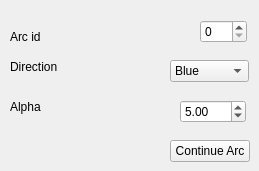
     <widget class="QWidget" name="arc_continue_tab">
      <attribute name="title">
       <string>Continue</string>
      </attribute>
      <widget class="QSpinBox" name="ArcContinueSpinBox">
       <property name="geometry">
        <rect>
         <x>200</x>
         <y>20</y>
         <width>47</width>
         <height>23</height>
        </rect>
       </property>
       <property name="maximum">
        <number>99999</number>
       </property>
      </widget>
      <widget class="QLabel" name="label_16">
       <property name="geometry">
        <rect>
         <x>10</x>
         <y>30</y>
         <width>59</width>
         <height>14</height>
        </rect>
       </property>
       <property name="text">
        <string>Arc id</string>
       </property>
      </widget>
      <widget class="QPushButton" name="ArcContinueButton">
       <property name="geometry">
        <rect>
         <x>170</x>
         <y>140</y>
         <width>80</width>
         <height>22</height>
        </rect>
       </property>
       <property name="text">
        <string>Continue Arc</string>
       </property>
      </widget>
      <widget class="QComboBox" name="ArcContinueDirection">
       <property name="geometry">
        <rect>
         <x>170</x>
         <y>60</y>
         <width>79</width>
         <height>22</height>
        </rect>
       </property>
       <item>
        <property name="text">
         <string>Blue</string>
        </property>
       </item>
       <item>
        <property name="text">
         <string>Red</string>
        </property>
       </item>
      </widget>
      <widget class="QDoubleSpinBox" name="ArcContinueAlpha">
       <property name="geometry">
        <rect>
         <x>180</x>
         <y>100</y>
         <width>66</width>
         <height>23</height>
        </rect>
       </property>
       <property name="value">
        <double>5.000000000000000</double>
       </property>
      </widget>
      <widget class="QLabel" name="label_17">
       <property name="geometry">
        <rect>
         <x>10</x>
         <y>100</y>
         <width>59</width>
         <height>14</height>
        </rect>
       </property>
       <property name="text">
        <string>Alpha</string>
       </property>
      </widget>
      <widget class="QLabel" name="label_19">
       <property name="geometry">
        <rect>
         <x>10</x>
         <y>60</y>
         <width>59</width>
         <height>14</height>
        </rect>
       </property>
       <property name="text">
        <string>Direction</string>
       </property>
      </widget>
     </widget>
